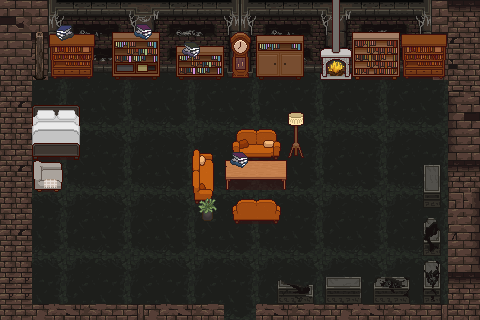

A level layout from a 2D game, rendered from its tile map. Below: a short description, then the map file with tile-grid data replaced by summaries:
An orthogonal 30x20 tile map with 16x16 px tiles, 4 tile layers (Floor, Wall, Decor, Itemss), 11 tilesets and 1 object.

<map version="1.10" tiledversion="1.12.0" orientation="orthogonal" renderorder="right-down" width="30" height="20" tilewidth="16" tileheight="16" infinite="0" nextlayerid="7" nextobjectid="3">
 <tileset firstgid="1" source="map_readingBook/interior free.tsx" />
 <tileset firstgid="51" source="map_readingBook/RF_Catacombs_v1.0/mainlevbuild.tsx" />
 <tileset firstgid="2611" source="map_readingBook/walls.tsx" />
 <tileset firstgid="3635" source="map_readingBook/RF_Catacombs_v1.0/decorative.tsx" />
 <tileset firstgid="3891" source="map_readingBook/pixelinterior_LRK_v1.1/livingroom_LRK.tsx" />
 <tileset firstgid="4905" source="map_readingBook/Top-Down_Retro_Interior/TopDownHouse_FurnitureState1.tsx" />
 <tileset firstgid="5139" source="map_readingBook/pixelinterior_LRK_v1.1/cabinets_LRK.tsx" />
 <tileset firstgid="6314" source="map_readingBook/pixelinterior_LRK_v1.1/decorations_LRK.tsx" />
 <tileset firstgid="6434" source="map_readingBook/pixelinterior_BR_v1.1/beds_BR.tsx" />
 <tileset firstgid="6658" source="map_readingBook/PixelRoomsFree/PixelRoomsFree/FreePixel.tsx" />
 <tileset firstgid="6786" source="map_readingBook/Top-Down_Retro_Interior/TopDownHouse_DoorsAndWindows.tsx" />
 <layer id="1" name="Floor" width="30" height="20">
  <data>[600 cells, 600 non-empty, 16 distinct tile ids]</data>
 </layer>
 <layer id="3" name="Wall" width="30" height="20">
  <data>[600 cells, 234 non-empty, 116 distinct tile ids]</data>
 </layer>
 <layer id="4" name="Decor" width="30" height="20">
  <data>[600 cells, 175 non-empty, 146 distinct tile ids]</data>
 </layer>
 <layer id="6" name="Itemss" width="30" height="20">
  <data>[600 cells, 20 non-empty, 16 distinct tile ids]</data>
 </layer>
 <objectgroup id="5" name="Items" />
 <objectgroup id="2" name="Door">
  <properties>
   <property name="targetMap" value="living_room.tmx" />
   <property name="targetSpawnX" type="float" value="10" />
   <property name="targetSpawnY" type="float" value="10" />
  </properties>
  <object id="1" x="221.083" y="304.917" width="37.4167" height="13.0833">
   <properties>
    <property name="spawnX" type="float" value="20" />
    <property name="spawnY" type="float" value="20" />
    <property name="targetMap" value="living_room.tmx" />
   </properties>
  </object>
 </objectgroup>
</map>
